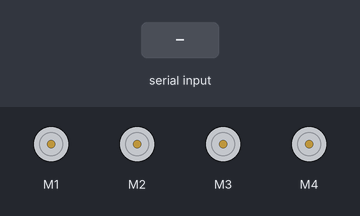
Bench run of a sketch on a simulated Arduino Uno, built with avr-gcc and run on an emulated ATmega328P. Parts: 4 × DC motor (green arrow = forward, orange = backward, longer = faster). The inputs (shaded band) are chosen by the test bench.

Above: at 1.2 s.
1.3 s: "r#" received over Serial
At 2.5 s:
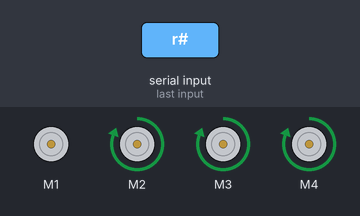
Timing chart, 0 to 4.3 s (numbered marks = the images above; inputs shaded):
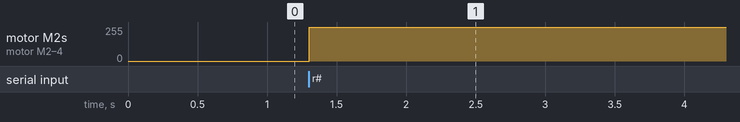

Measured:
- after the input at 1.3 s, motor M2–4: stopped → forward 255/255 at once

The sketch:

BorrelBot.ino
```cpp
#include <AFMotor.h> // Pump library

// get the 4 motors/pumps
AF_DCMotor motorA(1);
AF_DCMotor motorB(2);
AF_DCMotor motorC(3);
AF_DCMotor motorD(4);

// put them in an array for easy access
AF_DCMotor motor[4] = {motorA, motorB, motorC, motorD};

// holds the time in milliliters per pump.
long pTime[4] = {-1, -1, -1, -1}; // -1 = not set; 0 = don't run; 1+ = milliliters
// If the pumps should run in reverse
boolean reverse = false;
// factor for converting pTime into actual time
const long scalar[4] = {750,500,648,450};
// base time a pump has to run before anything happens
long constant[4] = {2000,1800,2100,1400};

// stores the return value of millis() to measure time
unsigned long beginTime = 0;
// wil be set to millis() - beginTime in a loop.
unsigned long passedTime = 0;

/*
 * standard Arduino stuff
 */
void setup() {
  Serial.begin(9600); // open communication to Pi
  for (int i = 0; i < 4; i++){ // set all motors to full speed but keep them turned off.
    motor[i].setSpeed(255);
    motor[i].run(RELEASE);
  }
}

/*
 * returns wether all pump-speeds have been set
 */
bool ready() {
  return pTime[0] != -1 and pTime[1] != -1 and pTime[2] != -1 and pTime[3] != -1;
}

/*
 * reset everything to default and send a friendly message to the Pi
 * informing the Pi that we can recieve and execute the next order.
 */
void reset() {
  if (reverse) {
    constant[0] = 2000;
    constant[1] = 1800;
    constant[2] = 2100;
    constant[3] = 1400;
    reverse = false;
  }
  for (int i = 0; i < 4; i++) {
    pTime[i] = -1;
  }
  beginTime = 0;
  passedTime = 0;
  Serial.println("Done :)");
}

/*
 * main loop
 * standard Arduino stuff
 */
void loop() {
  if (ready()) { // start/continue pumping
    if (beginTime == 0) { // need to start/init;  not clever
      beginTime = millis(); // danger: overflow every 50 days
      for (int i = 0; i < 4; i++){ // start all the pumps
        if (pTime[i] > 0) { // if necessary
          motor[i].setSpeed(255);
          if (!reverse){ // direction
            motor[i].run(FORWARD);
          } else {
            motor[i].run(BACKWARD);
          }
        }
      }
    } else { // continue; update passedTime
      passedTime = millis() - beginTime; // overflow every 50 days
    }
    // pump check
    int donePumps = 0; // number of pumps where passedTime exceeded pTime
    for (int i = 0; i < 4; i++){
        if (pTime[i] > 0 && (scalar[i] * pTime[i]) + constant[i] < passedTime) { // Pump ran long enough
          motor[i].run(RELEASE);
          pTime[i] = 0; // won't be stopped again
          constant[i] = 0; // no need to wait next time; reset after reverse
        }
        if (pTime[i] <= 0) { // pump has been stopped
          donePumps++;
        }
      }
    if (donePumps == 4){ // all pumps are done
      reset();
    }
  }

  /*
   * get a string with 4 numbers; time for pumps. ex: "0001002203334444" -> pTime = {1, 22, 333, 4444}
   * alternativerly rv to reverse pumps
   */
  if (Serial.available()) {
    String order = Serial.readStringUntil('#');
    if (order[0] == 'r' && order[1] == 'v'){ // reverse
      pTime[0] = 6;
      pTime[1] = 6;
      pTime[2] = 6;
      pTime[3] = 6;
      reverse = true;
    } else { // forward
      for (int i = 0; i < 4; i++){
        // what follows is a probably overcomplicated way of converting a part of a string into a number
        int tmpTime = 0;
        int mult = 1;
        for (int j = 3; j >= 0; j--) {
          int add = int(char(order[(i*4)+j]) - '0') * mult;
          mult *= 10;
          tmpTime += add;
        }
        pTime[i] = tmpTime;
      }
    }
  }
}
```
